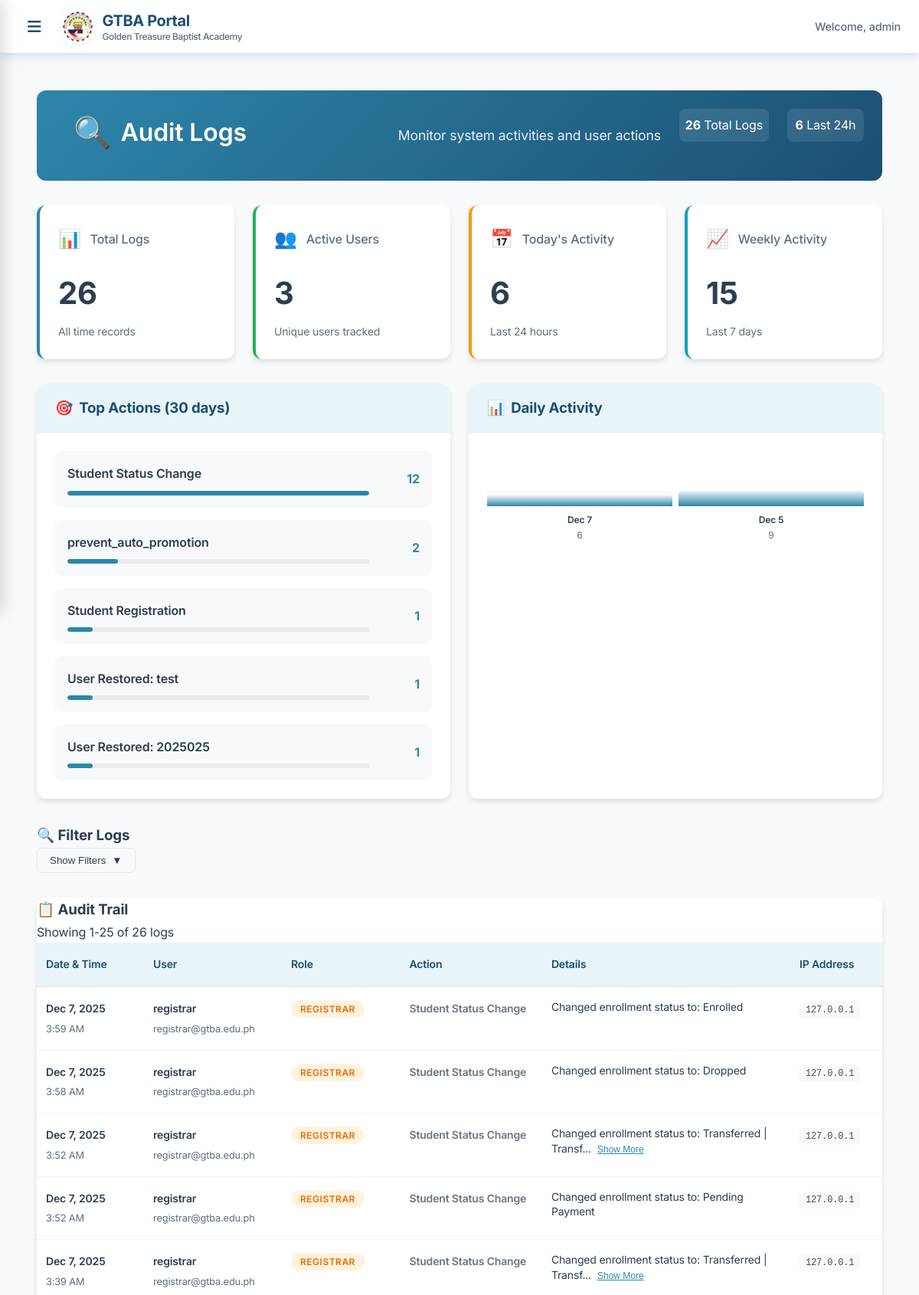
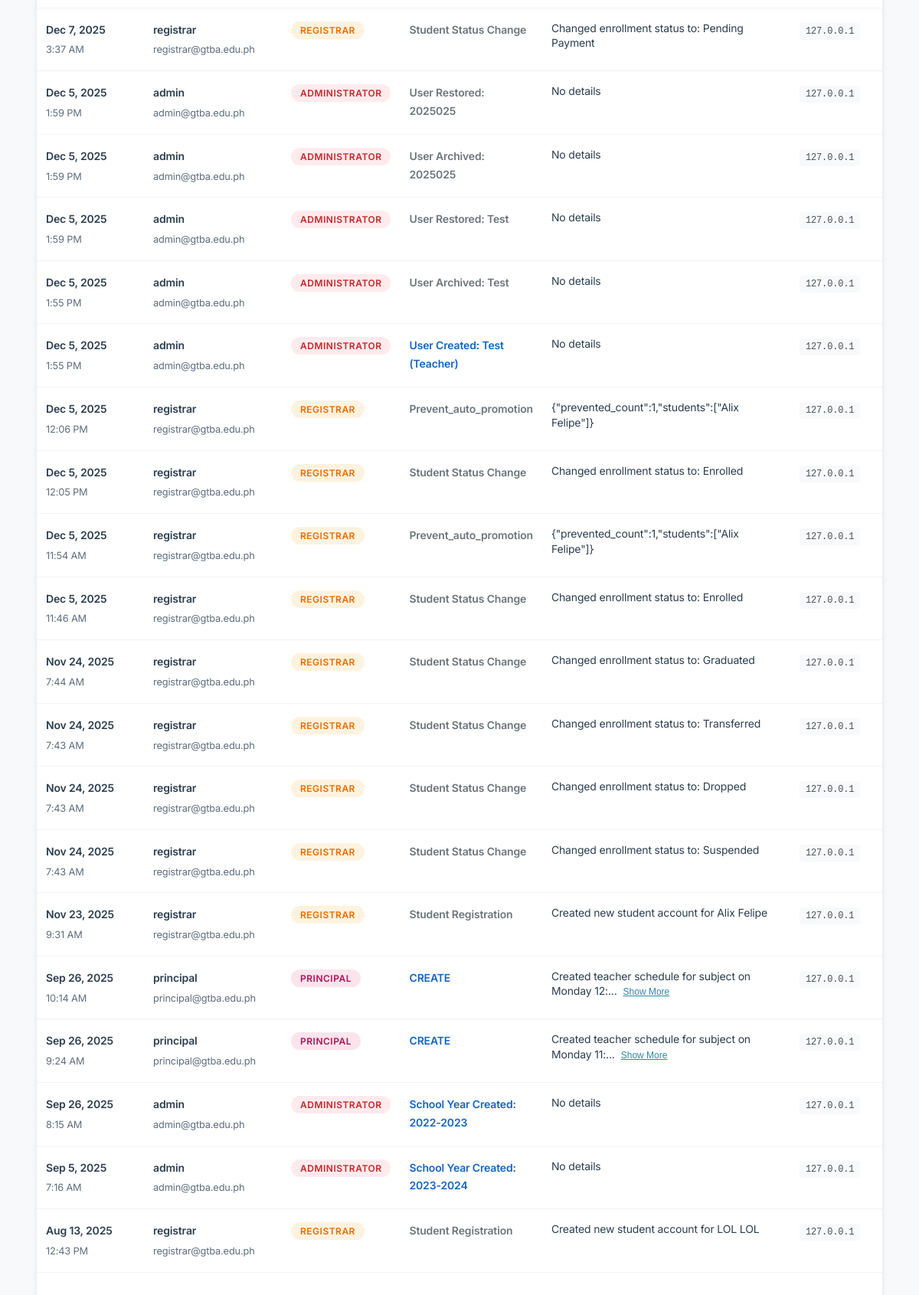
/admin/audit_logs.php (signed in, upper part), run on the app's committed database (2 pictures, top to bottom).
### tables this page shows
CREATE TABLE `audit_logs` (
  `id` int NOT NULL,
  `user_id` int NOT NULL,
  `action` varchar(100) NOT NULL,
  `details` text,
  `table_name` varchar(100) DEFAULT NULL,
  `record_id` int DEFAULT NULL,
  `old_values` json DEFAULT NULL,
  `new_values` json DEFAULT NULL,
  `ip_address` varchar(45) DEFAULT NULL,
  `user_agent` text,
  `created_at` timestamp NULL DEFAULT CURRENT_TIMESTAMP
);

CREATE TABLE `users` (
  `id` int NOT NULL,
  `username` varchar(50) NOT NULL,
  `email` varchar(100) NOT NULL,
  `profile_picture` varchar(255) DEFAULT NULL,
  `password` varchar(255) NOT NULL,
  `role_id` int NOT NULL,
  `is_active` tinyint(1) DEFAULT '1',
  `archived_at` timestamp NULL DEFAULT NULL,
  `email_verified_at` timestamp NULL DEFAULT NULL,
  `remember_token` varchar(100) DEFAULT NULL,
  `created_at` timestamp NULL DEFAULT CURRENT_TIMESTAMP,
  `updated_at` timestamp NULL DEFAULT CURRENT_TIMESTAMP ON UPDATE CURRENT_TIMESTAMP
);

CREATE TABLE `roles` (
  `id` int NOT NULL,
  `name` varchar(50) NOT NULL,
  `display_name` varchar(100) NOT NULL,
  `description` text,
  `permissions` json DEFAULT NULL,
  `created_at` timestamp NULL DEFAULT CURRENT_TIMESTAMP,
  `updated_at` timestamp NULL DEFAULT CURRENT_TIMESTAMP ON UPDATE CURRENT_TIMESTAMP
);

### admin/audit_logs.php (the view, shortened to what this page needs)
<?php
$database = new Database();
$conn = $database->connect();
$page = isset($_GET['page']) ? (int)$_GET['page'] : 1;
$limit = 25;
$offset = ($page - 1) * $limit;
$where_conditions = [];
$params = [];
$where_clause = !empty($where_conditions) ? 'WHERE ' . implode(' AND ', $where_conditions) : '';
$count_sql = "SELECT COUNT(*) as total
              FROM audit_logs al
              LEFT JOIN users u ON al.user_id = u.id
              LEFT JOIN roles r ON u.role_id = r.id
              $where_clause";
$stmt = $conn->prepare($count_sql);
$stmt->execute($params);
$total_logs = $stmt->fetch(PDO::FETCH_ASSOC)['total'];
$sql = "SELECT al.*, u.username, u.email, r.display_name as role_display, r.name as role_name
        FROM audit_logs al
        LEFT JOIN users u ON al.user_id = u.id
        LEFT JOIN roles r ON u.role_id = r.id
        $where_clause
        ORDER BY al.created_at DESC
        LIMIT $limit OFFSET $offset";
$stmt = $conn->prepare($sql);
$stmt->execute($params);
$audit_logs = $stmt->fetchAll(PDO::FETCH_ASSOC);
$stats_sql = "SELECT
                COUNT(*) as total_logs,
                COUNT(DISTINCT al.user_id) as unique_users,
                COUNT(CASE WHEN al.created_at >= DATE_SUB(NOW(), INTERVAL 24 HOUR) THEN 1 END) as logs_24h,
                COUNT(CASE WHEN al.created_at >= DATE_SUB(NOW(), INTERVAL 7 DAY) THEN 1 END) as logs_7d
              FROM audit_logs al";
$stmt = $conn->prepare($stats_sql);
$stmt->execute();
$stats = $stmt->fetch(PDO::FETCH_ASSOC);
$actions_sql = "SELECT action, COUNT(*) as count
                FROM audit_logs
                WHERE created_at >= DATE_SUB(NOW(), INTERVAL 30 DAY)
                GROUP BY action
                ORDER BY count DESC
                LIMIT 5";
$stmt = $conn->prepare($actions_sql);
$stmt->execute();
$common_actions = $stmt->fetchAll(PDO::FETCH_ASSOC);
$activity_sql = "SELECT
                    DATE(created_at) as date,
                    COUNT(*) as count
                 FROM audit_logs
                 WHERE created_at >= DATE_SUB(NOW(), INTERVAL 7 DAY)
                 GROUP BY DATE(created_at)
                 ORDER BY date DESC";
$stmt = $conn->prepare($activity_sql);
$stmt->execute();
$daily_activity = $stmt->fetchAll(PDO::FETCH_ASSOC);
?>
<div class="audit-container">
    <div class="page-header">
        <div class="header-content">
            <h1 class="page-title">
                <span class="title-icon">🔍</span>
                Audit Logs
            </h1>
            <p class="page-subtitle">Monitor system activities and user actions</p>
        </div>
        <div class="header-actions">
            <div class="quick-stats">
                <span class="stat-item">
                    <strong><?php echo number_format($total_logs); ?></strong> Total Logs
                </span>
                <span class="stat-item">
                    <strong><?php echo $stats['logs_24h']; ?></strong> Last 24h
                </span>
            </div>
        </div>
    </div>
    <div class="stats-dashboard">
        <div class="stats-grid">
            <div class="stat-card primary">
                <div class="stat-header">
                    <span class="stat-icon">📊</span>
                    <h3>Total Logs</h3>
                </div>
                <div class="stat-value"><?php echo number_format($stats['total_logs']); ?></div>
                <div class="stat-label">All time records</div>
            </div>
            <div class="stat-card success">
                <div class="stat-header">
                    <span class="stat-icon">👥</span>
                    <h3>Active Users</h3>
                </div>
                <div class="stat-value"><?php echo $stats['unique_users']; ?></div>
                <div class="stat-label">Unique users tracked</div>
            </div>
            <div class="stat-card warning">
                <div class="stat-header">
                    <span class="stat-icon">📅</span>
                    <h3>Today's Activity</h3>
                </div>
                <div class="stat-value"><?php echo $stats['logs_24h']; ?></div>
                <div class="stat-label">Last 24 hours</div>
            </div>
            <div class="stat-card info">
                <div class="stat-header">
                    <span class="stat-icon">📈</span>
                    <h3>Weekly Activity</h3>
                </div>
                <div class="stat-value"><?php echo $stats['logs_7d']; ?></div>
                <div class="stat-label">Last 7 days</div>
            </div>
        </div>
    </div>
    <div class="activity-overview">
        <div class="overview-grid">
            <?php if (!empty($common_actions)): ?>
            <div class="overview-card">
                <div class="card-header">
                    <h3><span class="icon">🎯</span> Top Actions (30 days)</h3>
                </div>
                <div class="card-body">
                    <div class="actions-list">
                        <?php foreach ($common_actions as $action): ?>
                            <div class="action-item">
                                <div class="action-info">
                                    <span class="action-name"><?php echo htmlspecialchars($action['action']); ?></span>
                                    <div class="action-bar">
                                        <div class="action-progress" style="width: <?php echo min(100, ($action['count'] / $common_actions[0]['count']) * 100); ?>%"></div>
                                    </div>
                                </div>
                                <span class="action-count"><?php echo $action['count']; ?></span>
                            </div>
                        <?php endforeach; ?>
                    </div>
                </div>
            </div>
            <?php endif; ?>
            <?php if (!empty($daily_activity)): ?>
            <div class="overview-card">
                <div class="card-header">
                    <h3><span class="icon">📊</span> Daily Activity</h3>
                </div>
                <div class="card-body">
                    <div class="activity-chart">
                        <?php
                        $max_count = max(array_column($daily_activity, 'count'));
                        foreach ($daily_activity as $day):
                        ?>
                            <div class="chart-item">
                                <div class="chart-bar">
                                    <div class="bar-fill" style="height: <?php echo $max_count > 0 ? ($day['count'] / $max_count) * 100 : 0; ?>%"></div>
                                </div>
                                <div class="chart-label">
                                    <span class="date"><?php echo date('M j', strtotime($day['date'])); ?></span>
                                    <span class="count"><?php echo $day['count']; ?></span>
                                </div>
                            </div>
                        <?php endforeach; ?>
                    </div>
                </div>
            </div>
            <?php endif; ?>
        </div>
    </div>
    <div class="filters-section">
        <div class="card">
            <div class="card-header">
                <h3><span class="icon">🔍</span> Filter Logs</h3>
                <button type="button" class="toggle-filters" onclick="toggleFilters()">
                    <span class="toggle-text">Show Filters</span>
                    <span class="toggle-icon">▼</span>
                </button>
            </div>
        </div>
    </div>
    <div class="logs-section">
        <div class="card">
            <div class="card-header">
                <h3><span class="icon">📋</span> Audit Trail</h3>
                <div class="header-info">
                    <span class="results-info">
                        Showing <?php echo min($offset + 1, $total_logs); ?>-<?php echo min($offset + $limit, $total_logs); ?>
                        of <?php echo number_format($total_logs); ?> logs
                    </span>
                </div>
            </div>
            <div class="card-body">
                <?php if (!empty($audit_logs)): ?>
                <div class="table-responsive">
                    <table class="audit-table">
                        <thead>
                            <tr>
                                <th class="col-datetime">Date & Time</th>
                                <th class="col-user">User</th>
                                <th class="col-role">Role</th>
                                <th class="col-action">Action</th>
                                <th class="col-details">Details</th>
                                <th class="col-ip">IP Address</th>
                            </tr>
                        </thead>
                        <tbody>
                            <?php foreach ($audit_logs as $log): ?>
                                <tr class="log-row">
                                    <td class="datetime-cell">
                                        <div class="datetime-wrapper">
                                            <span class="date"><?php echo date('M j, Y', strtotime($log['created_at'])); ?></span>
                                            <span class="time"><?php echo date('g:i A', strtotime($log['created_at'])); ?></span>
                                        </div>
                                    </td>
                                    <td class="user-cell">
                                        <?php if ($log['username']): ?>
                                            <div class="user-info">
                                                <span class="username"><?php echo htmlspecialchars($log['username']); ?></span>
                                                <span class="email"><?php echo htmlspecialchars($log['email'] ?? ''); ?></span>
                                            </div>
                                        <?php else: ?>
                                            <span class="system-user">System</span>
                                        <?php endif; ?>
                                    </td>
                                    <td class="role-cell">
                                        <?php if ($log['role_display']): ?>
                                            <span class="role-badge role-<?php echo $log['role_name'] ?? 'unknown'; ?>">
                                                <?php echo htmlspecialchars($log['role_display']); ?>
                                            </span>
                                        <?php else: ?>
                                            <span class="role-badge role-system">System</span>
                                        <?php endif; ?>
                                    </td>
                                    <td class="action-cell">
                                        <span class="action-text <?php echo getActionClass($log['action']); ?>">
                                            <?php echo htmlspecialchars($log['action']); ?>
                                        </span>
                                    </td>
                                    <td class="details-cell">
                                        <div class="details-content">
                                            <?php
                                            $details = $log['details'] ?? '';
                                            if (strlen($details) > 50) {
                                                echo '<span class="details-preview">' . htmlspecialchars(substr($details, 0, 50)) . '...</span>';
                                                echo '<button type="button" class="details-toggle" onclick="toggleDetails(this)">Show More</button>';
                                            } else {
                                                echo htmlspecialchars($details ?: 'No details');
                                            }
                                            ?>
                                        </div>
                                    </td>
                                    <td class="ip-cell">
                                        <code class="ip-address"><?php echo htmlspecialchars($log['ip_address'] ?? 'N/A'); ?></code>
                                    </td>
                                </tr>
                            <?php endforeach; ?>
                        </tbody>
                    </table>
                </div>
                <?php endif; ?>
            </div>
        </div>
    </div>
</div>
<?php
function getActionClass($action) {
    $action_lower = strtolower($action);
    if (strpos($action_lower, 'create') !== false) return 'action-create';
    return 'action-other';
}
?>
<?php
$content = ob_get_clean();
include '../includes/header.php';
echo $content;
include '../includes/footer.php';
?>

### assets/css/style.css (style rules this page uses)
:root { --primary-blue: #2E86AB; --light-blue: #E8F4F8; --accent-blue: #87CEEB; --dark-blue: #1B4F72; --white: #FFFFFF; --black: #2C3E50; --gray: #5D6D7E; --light-gray: #F8F9FA; --border-gray: #E5E8EB; --success: #27AE60; --danger: #E74C3C; --warning: #F39C12; --info: #3498DB; --success-light: #D5EDDA; --danger-light: #F8D7DA; --warning-light: #FFF3CD; --info-light: #D1ECF1; --success-dark: #155724; --danger-dark: #721C24; --warning-dark: #856404; --info-dark: #0C5460; --shadow-light: rgba(46, 134, 171, 0.08); --shadow-medium: rgba(46, 134, 171, 0.15); --shadow-dark: rgba(46, 134, 171, 0.25); }
* { margin: 0; padding: 0; box-sizing: border-box; }
body { font-family: 'Inter', 'Segoe UI', system-ui, -apple-system, sans-serif; background: linear-gradient(135deg, var(--light-blue) 0%, var(--white) 50%, #F4F8FB 100%); color: var(--black); min-height: 100vh; line-height: 1.7; font-size: 16px; letter-spacing: -0.01em; }
.header-content { max-width: 1200px; margin: 0 auto; display: flex; justify-content: space-between; align-items: center; padding: 0 2rem; }
.user-info { flex: 1; min-width: 0; }
.header-content { height: 70px; max-width: none; margin: 0; display: flex; align-items: center; padding: 0 1.5rem; gap: 1rem; }
.header-actions { display: flex; align-items: center; gap: 1rem; }
.header-actions { display: flex; gap: 1rem; }

### data on the page
audit_logs: created_at "Dec 7, 2025", created_at "3:59 AM", user.username "registrar", user.email "registrar@gtba.edu.ph", roles.display_name "REGISTRAR", action "Student Status Change", details "Changed enrollment status to: Enrolled", ip_address "127.0.0.1"
audit_logs: created_at "Dec 7, 2025", created_at "3:58 AM", user.username "registrar", user.email "registrar@gtba.edu.ph", roles.display_name "REGISTRAR", action "Student Status Change", details "Changed enrollment status to: Dropped", ip_address "127.0.0.1"
audit_logs: created_at "Dec 7, 2025", created_at "3:52 AM", user.username "registrar", user.email "registrar@gtba.edu.ph", roles.display_name "REGISTRAR", action "Student Status Change", details "Changed enrollment status to: Transferred | Transf", ip_address "127.0.0.1"
audit_logs: created_at "Dec 7, 2025", created_at "3:52 AM", user.username "registrar", user.email "registrar@gtba.edu.ph", roles.display_name "REGISTRAR", action "Student Status Change", details "Changed enrollment status to: Pending Payment", ip_address "127.0.0.1"
audit_logs: created_at "Dec 7, 2025", created_at "3:39 AM", user.username "registrar", user.email "registrar@gtba.edu.ph", roles.display_name "REGISTRAR", action "Student Status Change", details "Changed enrollment status to: Transferred | Transf", ip_address "127.0.0.1"
audit_logs: created_at "Dec 7, 2025", created_at "3:37 AM", user.username "registrar", user.email "registrar@gtba.edu.ph", roles.display_name "REGISTRAR", action "Student Status Change", details "Changed enrollment status to: Pending Payment", ip_address "127.0.0.1"
audit_logs: created_at "Dec 5, 2025", created_at "1:59 PM", user.username "admin", user.email "admin@gtba.edu.ph", roles.display_name "ADMINISTRATOR", action "User Restored: 2025025", details "No details", ip_address "127.0.0.1"
audit_logs: created_at "Dec 5, 2025", created_at "1:59 PM", user.username "admin", user.email "admin@gtba.edu.ph", roles.display_name "ADMINISTRATOR", action "User Archived: 2025025", details "No details", ip_address "127.0.0.1"
audit_logs: created_at "Dec 5, 2025", created_at "1:59 PM", user.username "admin", user.email "admin@gtba.edu.ph", roles.display_name "ADMINISTRATOR", action "User Restored: Test", details "No details", ip_address "127.0.0.1"
audit_logs: created_at "Dec 5, 2025", created_at "1:55 PM", user.username "admin", user.email "admin@gtba.edu.ph", roles.display_name "ADMINISTRATOR", action "User Archived: Test", details "No details", ip_address "127.0.0.1"
audit_logs: created_at "Dec 5, 2025", created_at "1:55 PM", user.username "admin", user.email "admin@gtba.edu.ph", roles.display_name "ADMINISTRATOR", action "User Created: Test (Teacher)", details "No details", ip_address "127.0.0.1"
audit_logs: created_at "Dec 5, 2025", created_at "12:06 PM", user.username "registrar", user.email "registrar@gtba.edu.ph", roles.display_name "REGISTRAR", action "Prevent_auto_promotion", details "{\"prevented_count\":1,\"students\":[\"Alix Felipe\"]}", ip_address "127.0.0.1"
audit_logs: created_at "Dec 5, 2025", created_at "12:05 PM", user.username "registrar", user.email "registrar@gtba.edu.ph", roles.display_name "REGISTRAR", action "Student Status Change", details "Changed enrollment status to: Enrolled", ip_address "127.0.0.1"
audit_logs: created_at "Dec 5, 2025", created_at "11:54 AM", user.username "registrar", user.email "registrar@gtba.edu.ph", roles.display_name "REGISTRAR", action "Prevent_auto_promotion", details "{\"prevented_count\":1,\"students\":[\"Alix Felipe\"]}", ip_address "127.0.0.1"
audit_logs: created_at "Dec 5, 2025", created_at "11:46 AM", user.username "registrar", user.email "registrar@gtba.edu.ph", roles.display_name "REGISTRAR", action "Student Status Change", details "Changed enrollment status to: Enrolled", ip_address "127.0.0.1"
audit_logs: created_at "Nov 24, 2025", created_at "7:44 AM", user.username "registrar", user.email "registrar@gtba.edu.ph", roles.display_name "REGISTRAR", action "Student Status Change", details "Changed enrollment status to: Graduated", ip_address "127.0.0.1"
audit_logs: created_at "Nov 24, 2025", created_at "7:43 AM", user.username "registrar", user.email "registrar@gtba.edu.ph", roles.display_name "REGISTRAR", action "Student Status Change", details "Changed enrollment status to: Transferred", ip_address "127.0.0.1"
audit_logs: created_at "Nov 24, 2025", created_at "7:43 AM", user.username "registrar", user.email "registrar@gtba.edu.ph", roles.display_name "REGISTRAR", action "Student Status Change", details "Changed enrollment status to: Dropped", ip_address "127.0.0.1"
audit_logs: created_at "Nov 24, 2025", created_at "7:43 AM", user.username "registrar", user.email "registrar@gtba.edu.ph", roles.display_name "REGISTRAR", action "Student Status Change", details "Changed enrollment status to: Suspended", ip_address "127.0.0.1"
audit_logs: created_at "Nov 23, 2025", created_at "9:31 AM", user.username "registrar", user.email "registrar@gtba.edu.ph", roles.display_name "REGISTRAR", action "Student Registration", details "Created new student account for Alix Felipe", ip_address "127.0.0.1"
audit_logs: created_at "Sep 26, 2025", created_at "10:14 AM", user.username "principal", user.email "principal@gtba.edu.ph", roles.display_name "PRINCIPAL", action "CREATE", details "Created teacher schedule for subject on Monday 12:", ip_address "127.0.0.1"
audit_logs: created_at "Sep 26, 2025", created_at "9:24 AM", user.username "principal", user.email "principal@gtba.edu.ph", roles.display_name "PRINCIPAL", action "CREATE", details "Created teacher schedule for subject on Monday 11:", ip_address "127.0.0.1"
audit_logs: created_at "Sep 26, 2025", created_at "8:15 AM", user.username "admin", user.email "admin@gtba.edu.ph", roles.display_name "ADMINISTRATOR", action "School Year Created: 2022-2023", details "No details", ip_address "127.0.0.1"
audit_logs: created_at "Sep 5, 2025", created_at "7:16 AM", user.username "admin", user.email "admin@gtba.edu.ph", roles.display_name "ADMINISTRATOR", action "School Year Created: 2023-2024", details "No details", ip_address "127.0.0.1"
audit_logs: created_at "Aug 13, 2025", created_at "12:43 PM", user.username "registrar", user.email "registrar@gtba.edu.ph", roles.display_name "REGISTRAR", action "Student Registration", details "Created new student account for LOL LOL", ip_address "127.0.0.1"

### other printed values
$_SESSION['username'] "admin"
$total_logs "26"
$stats['logs_24h'] "6"
$stats['total_logs'] "26"
$stats['unique_users'] "3"
$stats['logs_7d'] "15"
$action['action'] "Student Status Change"
$action['count'] "12"
$action['action'] "prevent_auto_promotion"
$action['count'] "2"
$action['action'] "Student Registration"
$action['count'] "1"
$action['action'] "User Restored: test"
$action['action'] "User Restored: 2025025"
date('M j', strtotime($day['date'])) "Dec 7"
